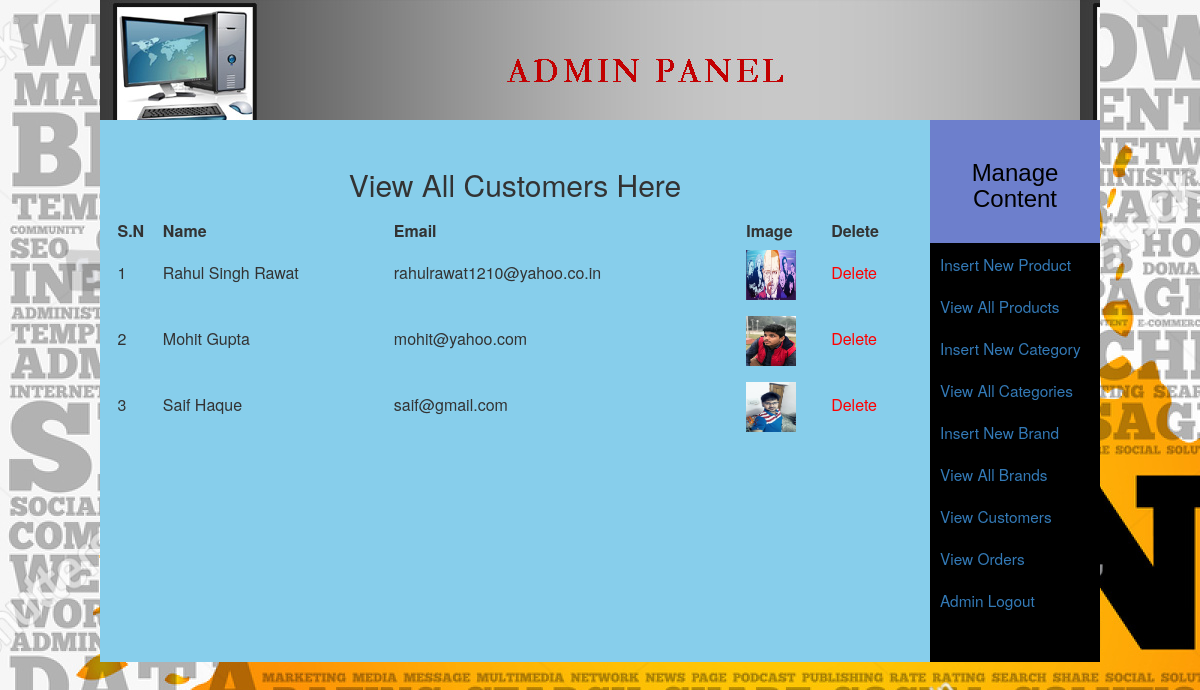
/admin_area/index.php?view_customers (signed in), run on the app's committed database.
### tables this page shows
CREATE TABLE `customers` (
  `customer_id` int(10) NOT NULL,
  `customer_ip` varchar(255) NOT NULL,
  `customer_name` text NOT NULL,
  `customer_email` varchar(100) NOT NULL,
  `customer_pass` varchar(100) NOT NULL,
  `customer_country` text NOT NULL,
  `customer_city` text NOT NULL,
  `customer_contact` varchar(255) NOT NULL,
  `customer_address` text NOT NULL,
  `customer_image` text NOT NULL,
  `customer_secret` varchar(255) NOT NULL
);

### admin_area/view_customers.php (the view)
<?php
if(!isset($_SESSION['user_email'])){
	echo "<script>window.open('login.php?not_admin=You are not an Admin!','_self')</script>";
}
else {
?>
<table width="795" align="center" class="bg-blueviolet">
	<tr align="center">
		<td colspan="6"><h2>View All Customers Here</h2></td>
	</tr>
	<tr align="center" bgcolor="skyblue">
		<th>S.N</th>
		<th>Name</th>
		<th>Email</th>
		<th>Image</th>
		<th>Delete</th>
	</tr>
	<?php
	include("includes/db.php");
	$get_c = "select * from customers";
	$run_c = mysqli_query($con, $get_c);
	$i = 0;
	while ($row_c=mysqli_fetch_array($run_c)){
		$c_id = $row_c['customer_id'];
		$c_name = $row_c['customer_name'];
		$c_email = $row_c['customer_email'];
		$c_image = $row_c['customer_image'];
		$i++;
	?>
	<tr align="left">
		<td><?php echo $i;?></td>
		<td><?php echo $c_name;?></td>
		<td><?php echo $c_email;?></td>
		<td><img src="../customer/customer_images/<?php echo $c_image;?>" width="50" height="50"/></td>
		<td><a href="delete_c.php?delete_c=<?php echo $c_id;?>" style="color:red">Delete</a></td>
	</tr>
	<?php } ?>
</table>
<?php } ?>

### admin_area/styles/style.css (style rules this page uses)
html, body, div, span, applet, object, iframe, h1, h2, h3, h4, h5, h6, p, blockquote, pre, a, abbr, acronym, address, big, cite, code, del, dfn, em, img, ins, kbd, q, s, samp, small, strike, strong, sub, sup, tt, var, b, u, i, center, dl, dt, dd, ol, ul, li, fieldset, form, label, legend, table, caption, tbody, tfoot, thead, tr, th, td, article, aside, canvas, details, embed, figure, figcaption, footer, header, hgroup, menu, nav, output, ruby, section, summary, time, mark, audio, video { margin: 0; padding: 0; border: 0; vertical-align: baseline; }
body { background-attachment: fixed; }
table { border-collapse: collapse !important; margin:0 auto !important; float:none !important; }
td { padding-top: .5em !important; padding-bottom: .5em !important; }

### data on the page
customers: customer_name "Rahul Singh Rawat", customer_email "rahulrawat1210@yahoo.co.in", customer_image (picture)
customers: customer_name "Mohit Gupta", customer_email "mohit@yahoo.com", customer_image (picture)
customers: customer_name "Saif Haque", customer_email "saif@gmail.com", customer_image (picture)
